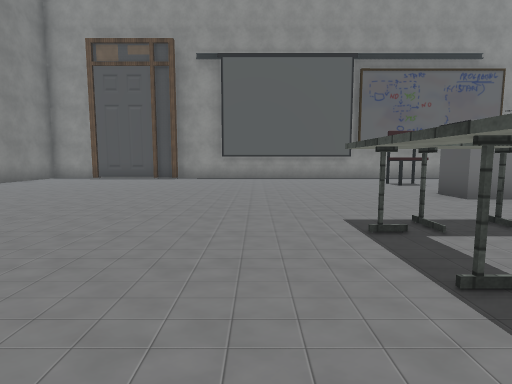
[1] (above)

19 first-person views from a walk through a Unity game level. The camera is 1.5 m above the floor, tilts 6° down and sees 80° across. The floor is counted in squares, 2 m on a side. Each view is taken from the middle of a square. On the plan, view 1 faces up. The plan holds only what a view shows up to about 10 squares ahead; the rest is blank. The player character is not drawn. Some animated figures are left out. Some surface patterns are stand-ins.

[2]
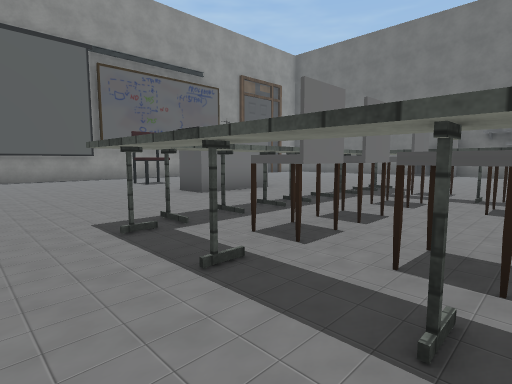

[3]
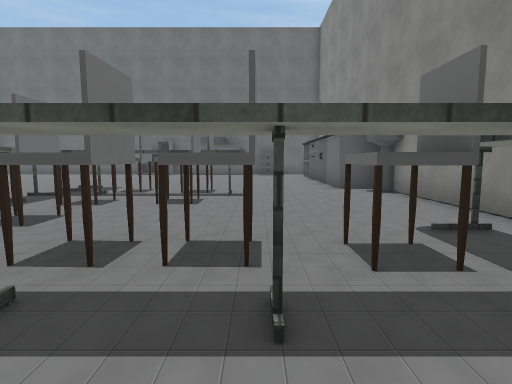

[4]
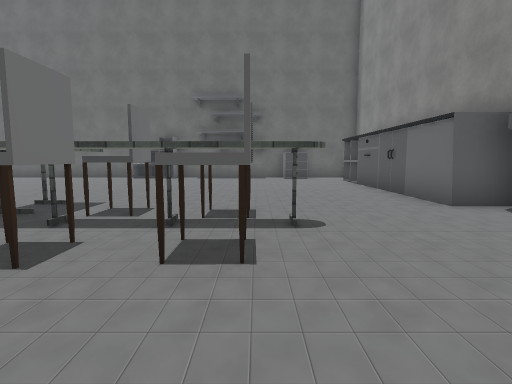

[5]
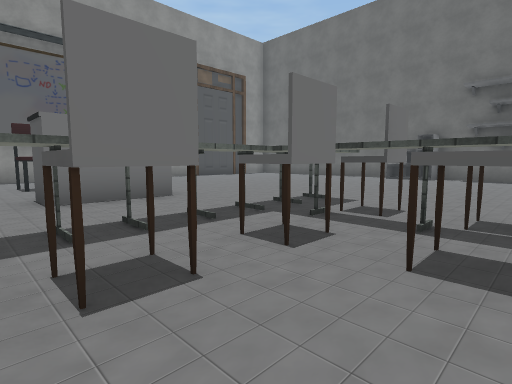

[6]
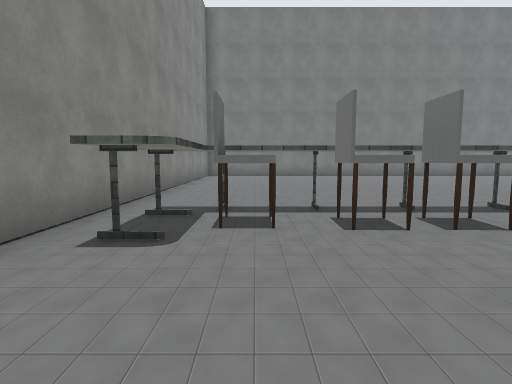

[7]
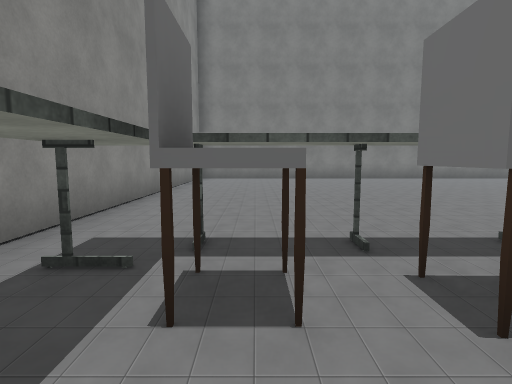

[8]
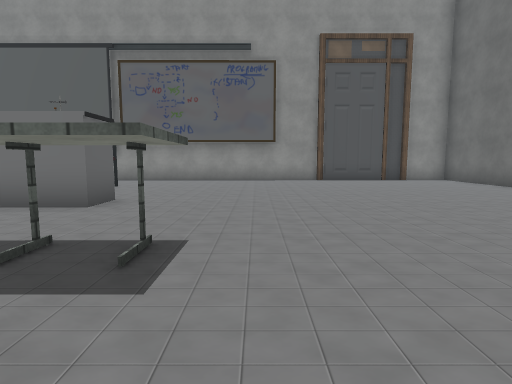

[9]
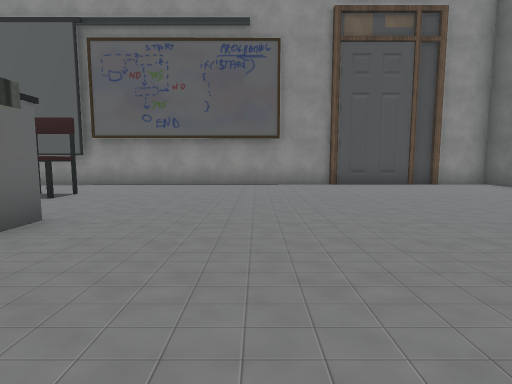

[10]
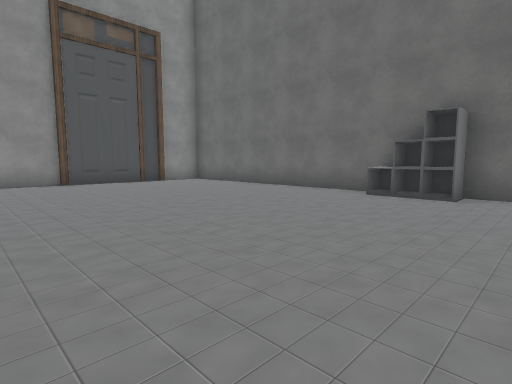

[11]
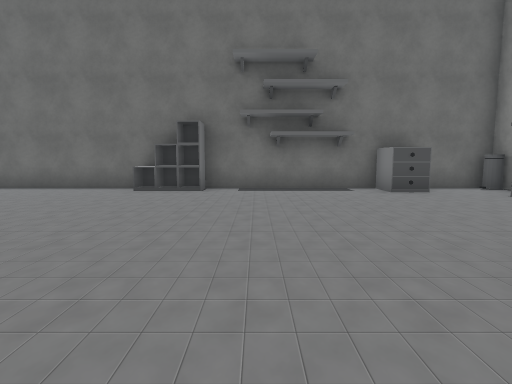

[12]
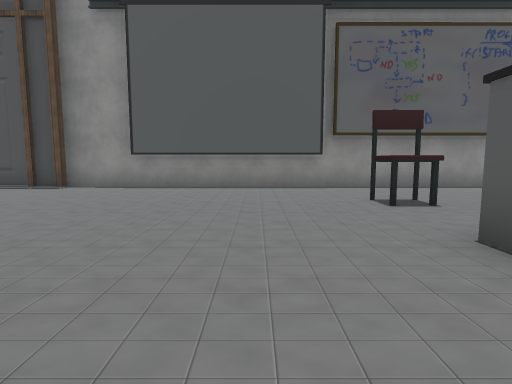

[13]
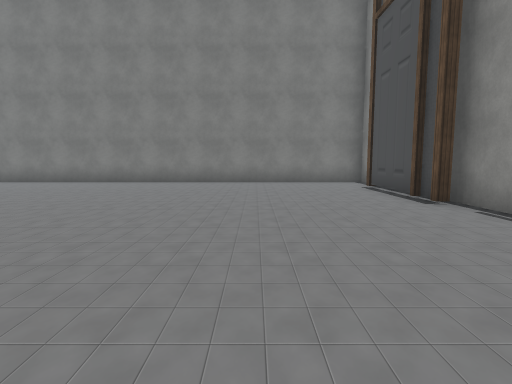

[14]
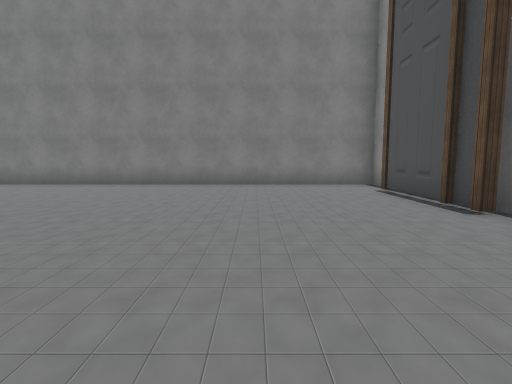

[15]
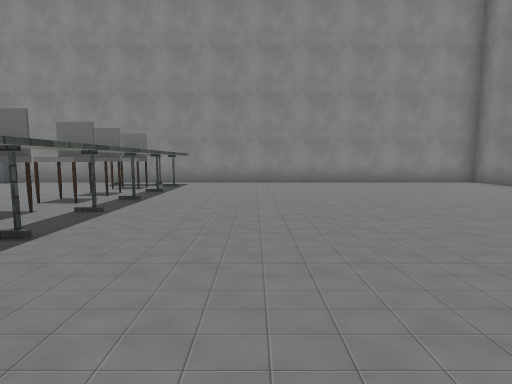

[16]
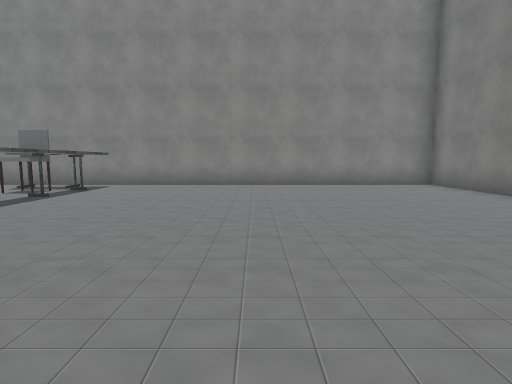

[17]
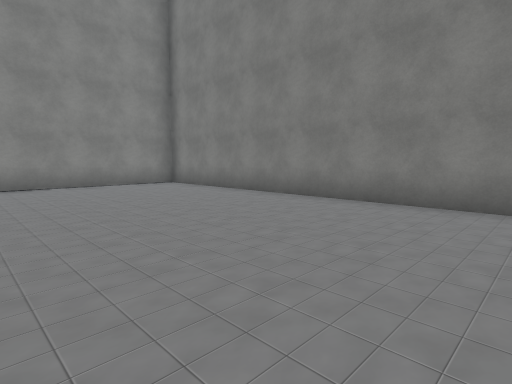

[18]
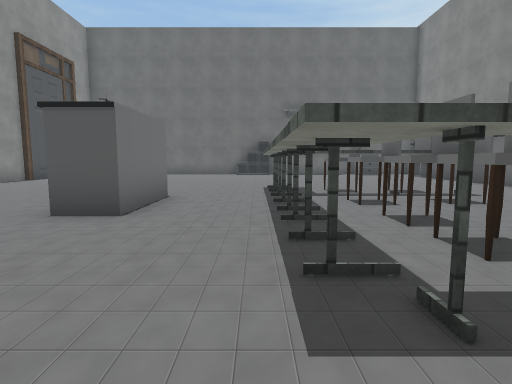

[19]
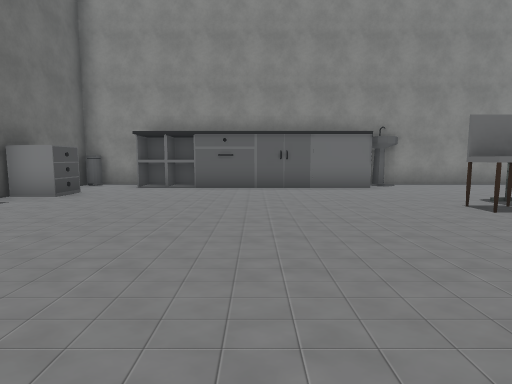

### Floor plan
Key: @ floor where view 1 was taken; # wall or solid block; . floor; T thing the floor can be seen under or through; R drawers; B bin; O other object.
Columns run from 9 left of view 1 to 16 right of it. Each row starts with its distance up from view 1.
 13 ##   #####################
 12 #..###...................#
 11 #........................#
 10 #........................#
  9 #.............O..........#
  8 #........................#
  7 #........................#
  6 #............OOO.........#
  5 #........................#
  4 #..............#.#.......O
  3 #.........TTTTT..........#
  2 #.........TOOOO.O........#
  1 #..............O.........#
  0 #........@.O..O.O........#
 -1 #..........O.............#
 -2 #..........O............RR
 -3 #..........#.............#
 -4 #...............OOO#####.B
 -5 #################      ##

Positions as (right, up) in squares from view 1, and headings:
1: (0, 0), facing up
2: (0, 0), facing up-right
3: (0, -1), facing right
4: (3, 0), facing right
5: (3, 0), facing up-right
6: (6, -2), facing left
7: (4, -2), facing left
8: (9, 1), facing up
9: (9, 3), facing up
10: (9, 2), facing up-right
11: (8, 2), facing right
12: (2, 4), facing up
13: (2, 9), facing left
14: (1, 9), facing left
15: (-1, 6), facing down
16: (-3, 5), facing down
17: (-3, 5), facing down-left
18: (0, 4), facing right
19: (11, 5), facing down
